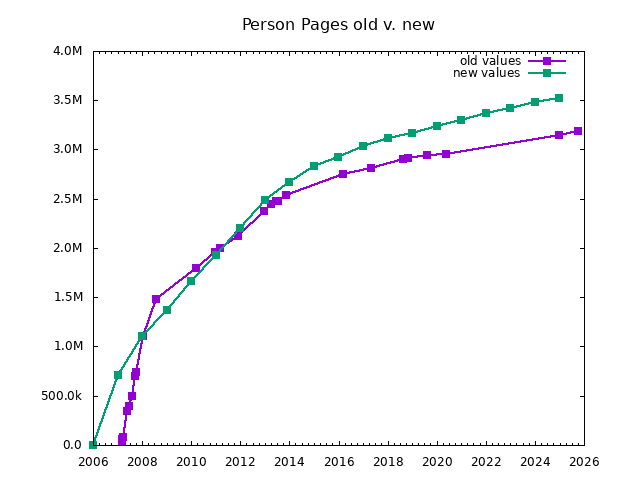

Write gnuplot code to recreate this figure.
load "gnuplot-common"
set datafile separator ","
set xdata time
set title "Person Pages old v. new"
set format x "%Y"
set format y "%.1s%c"
plot \
     'tot-persons-old.csv' skip 1 using (strptime("%d %b %Y", strcol(1))):2 with linespoints linewidth 2 pointtype 5 title "old values", \
     'tot-annually.csv'    skip 1 using (strptime("%Y", strcol(1))):6       with linespoints linewidth 2 pointtype 5 title "new values"
